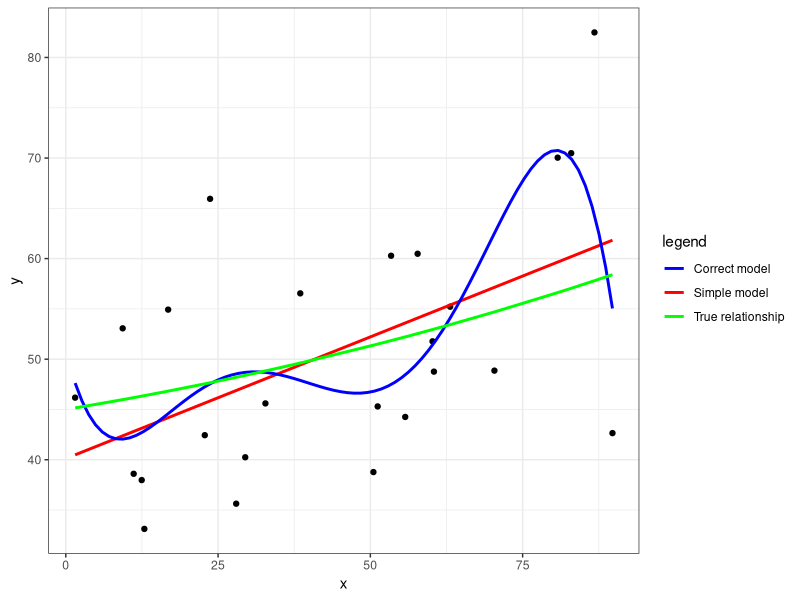

This figure's R source:
library(tidyverse)
set.seed(3)
n <- 25
x <- runif(n, 0, 100)
sigma <- 10
error <- rnorm(n, 0, sd = sigma)
y <- 45 + 0.1*x + 5e-4*x^2 + 5e-7*x^3 + 5e-10*x^4 + 5e-13*x^5 + error
true_y <- y - error
## simple model
simple_model <- lm(y~x)
## correct model
correct_model <- lm(y~poly(x,5))
## visualization
xy <- data.frame(x,y,true_y=true_y)

xy %>% ggplot() + 
  aes(x = x, y = y) + 
  geom_point() + 
  geom_smooth(method = "lm", formula = y~x, se = F, aes(color="Simple model")) + 
  geom_smooth(method = "lm", formula = y~poly(x, 5), se = F, aes(color="Correct model")) +
  geom_line(aes(x = x, y = true_y, color="True relationship"), size = 1) +
  scale_colour_manual(name="legend", values=c("blue", "red", "green")) + theme_bw()
summary(correct_model)

## quality of fit
mean(abs(simple_model$fitted.values - y))
mean(abs(correct_model$fitted.values - y))

# Correct model achieved a better fit but has a problem of overfitting 
# since there are only 25 samples but it used 6 parameters to describe the relationship, 
# where the true coefficients of high-order terms are almost zero. So this
# resulted in high complexity of the model Complex model has a better fit
# but performs bad in prediction. Simple model may has higher bias, but does 
# better in prediction.